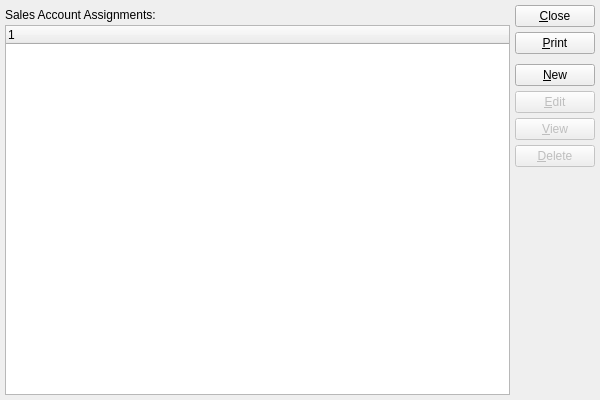
<?xml version="1.0" encoding="UTF-8"?>
<ui version="4.0">
 <comment>This file is part of the xTuple ERP: PostBooks Edition, a free and
open source Enterprise Resource Planning software suite,
Copyright (c) 1999-2018 by OpenMFG LLC, d/b/a xTuple.
It is licensed to you under the Common Public Attribution License
version 1.0, the full text of which (including xTuple-specific Exhibits)
is available at www.xtuple.com/CPAL.  By using this software, you agree
to be bound by its terms.</comment>
 <class>salesAccounts</class>
 <widget class="QWidget" name="salesAccounts">
  <property name="geometry">
   <rect>
    <x>0</x>
    <y>0</y>
    <width>600</width>
    <height>400</height>
   </rect>
  </property>
  <property name="windowTitle">
   <string>List Sales Account Assignments</string>
  </property>
  <layout class="QGridLayout" name="gridLayout">
   <item row="0" column="0">
    <layout class="QVBoxLayout">
     <property name="spacing">
      <number>0</number>
     </property>
     <item>
      <widget class="QLabel" name="_salesAccountsLit">
       <property name="sizePolicy">
        <sizepolicy hsizetype="Expanding" vsizetype="Fixed">
         <horstretch>0</horstretch>
         <verstretch>0</verstretch>
        </sizepolicy>
       </property>
       <property name="minimumSize">
        <size>
         <width>0</width>
         <height>20</height>
        </size>
       </property>
       <property name="text">
        <string>Sales Account Assignments:</string>
       </property>
      </widget>
     </item>
     <item>
      <widget class="XTreeWidget" name="_salesaccnt">
       <property name="sizePolicy">
        <sizepolicy hsizetype="Expanding" vsizetype="Expanding">
         <horstretch>0</horstretch>
         <verstretch>0</verstretch>
        </sizepolicy>
       </property>
      </widget>
     </item>
    </layout>
   </item>
   <item row="0" column="1">
    <layout class="QVBoxLayout" name="verticalLayout">
     <item>
      <widget class="QPushButton" name="_close">
       <property name="text">
        <string>&amp;Close</string>
       </property>
      </widget>
     </item>
     <item>
      <widget class="QPushButton" name="_print">
       <property name="text">
        <string>&amp;Print</string>
       </property>
      </widget>
     </item>
     <item>
      <spacer name="verticalSpacer">
       <property name="orientation">
        <enum>Qt::Vertical</enum>
       </property>
       <property name="sizeType">
        <enum>QSizePolicy::Preferred</enum>
       </property>
       <property name="sizeHint" stdset="0">
        <size>
         <width>20</width>
         <height>5</height>
        </size>
       </property>
      </spacer>
     </item>
     <item>
      <widget class="QPushButton" name="_new">
       <property name="text">
        <string>&amp;New</string>
       </property>
      </widget>
     </item>
     <item>
      <widget class="QPushButton" name="_edit">
       <property name="enabled">
        <bool>false</bool>
       </property>
       <property name="text">
        <string>&amp;Edit</string>
       </property>
      </widget>
     </item>
     <item>
      <widget class="QPushButton" name="_view">
       <property name="enabled">
        <bool>false</bool>
       </property>
       <property name="text">
        <string>&amp;View</string>
       </property>
      </widget>
     </item>
     <item>
      <widget class="QPushButton" name="_delete">
       <property name="enabled">
        <bool>false</bool>
       </property>
       <property name="text">
        <string>&amp;Delete</string>
       </property>
      </widget>
     </item>
     <item>
      <spacer name="Spacer56">
       <property name="orientation">
        <enum>Qt::Vertical</enum>
       </property>
       <property name="sizeType">
        <enum>QSizePolicy::Expanding</enum>
       </property>
       <property name="sizeHint" stdset="0">
        <size>
         <width>20</width>
         <height>20</height>
        </size>
       </property>
      </spacer>
     </item>
    </layout>
   </item>
  </layout>
 </widget>
 <layoutdefault spacing="5" margin="5"/>
 <customwidgets>
  <customwidget>
   <class>XTreeWidget</class>
   <extends>QTreeWidget</extends>
   <header>xtreewidget.h</header>
   <container>1</container>
  </customwidget>
 </customwidgets>
 <tabstops>
  <tabstop>_salesaccnt</tabstop>
  <tabstop>_new</tabstop>
  <tabstop>_view</tabstop>
  <tabstop>_delete</tabstop>
  <tabstop>_print</tabstop>
  <tabstop>_close</tabstop>
 </tabstops>
 <resources/>
 <connections>
  <connection>
   <sender>_close</sender>
   <signal>clicked()</signal>
   <receiver>salesAccounts</receiver>
   <slot>close()</slot>
   <hints>
    <hint type="sourcelabel">
     <x>20</x>
     <y>20</y>
    </hint>
    <hint type="destinationlabel">
     <x>20</x>
     <y>20</y>
    </hint>
   </hints>
  </connection>
  <connection>
   <sender>_salesaccnt</sender>
   <signal>valid(bool)</signal>
   <receiver>_view</receiver>
   <slot>setEnabled(bool)</slot>
   <hints>
    <hint type="sourcelabel">
     <x>20</x>
     <y>20</y>
    </hint>
    <hint type="destinationlabel">
     <x>20</x>
     <y>20</y>
    </hint>
   </hints>
  </connection>
 </connections>
</ui>
